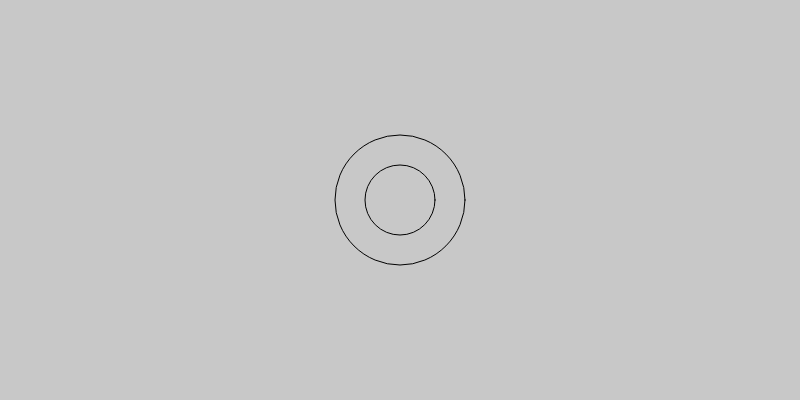
Frame 1 (no input)
Frame 60 (no input): identical to frame 1, image omitted
Frame 120 (the mouse pressed at the canvas centre since frame 60): identical to frame 1, image omitted

The p5.js sketch that drew this single still picture (run headless with seeded random() and noise() and a simulated clock; from frame 60 on, the mouse is pressed at the canvas centre):

// p5.js sketch
// ── sketch.js
// to create variable --> "var"

var globalVar;

// Global Vars go outside Fuctions



function setup() {
  createCanvas(800, 400);

// Local Vars go INSIDE fuctions and cannot me used in other fuctions outside the defined fuction


}


function draw() {
  var myFirstVar;

  background(200);

  noFill();

  myFirstVar = 70;
  translate(400,200);
  ellipse(0, 0, myFirstVar, myFirstVar);

  mySecondVar = myFirstVar + 60;
  ellipse(0, 0, mySecondVar, mySecondVar);

}
